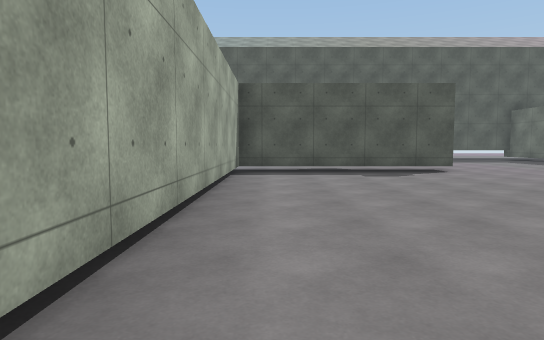
View 1 (above)

24 first-person views from a walk through a Unity game level. The camera is 1.3 m above the floor, tilts 4° down and sees 75° across. The floor is counted in squares, 2 m on a side. Each view is taken from the middle of a square. On the plan, view 1 faces up. The plan holds only what a view shows up to about 10 squares ahead; the rest is blank. The place goes on beyond the plan. The player is left out. Some surface patterns are stand-ins.

View 2
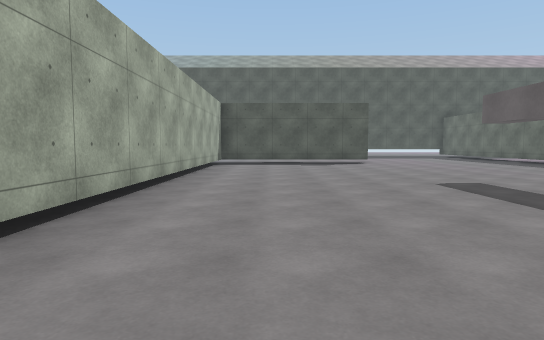

View 3
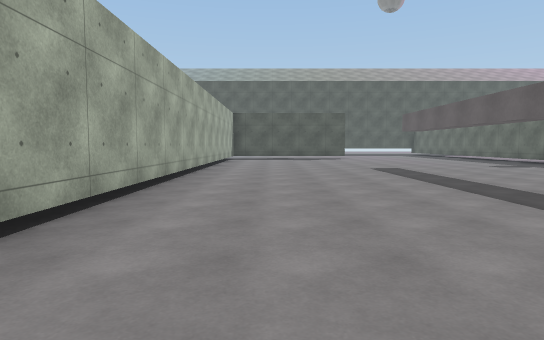

View 4
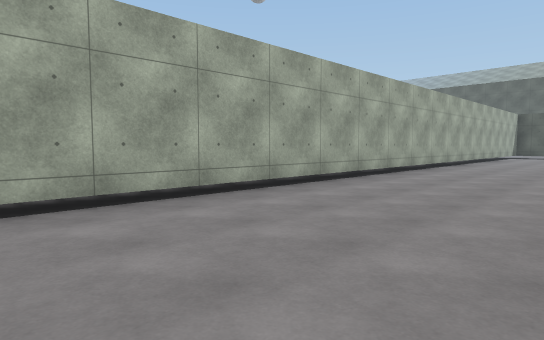

View 5
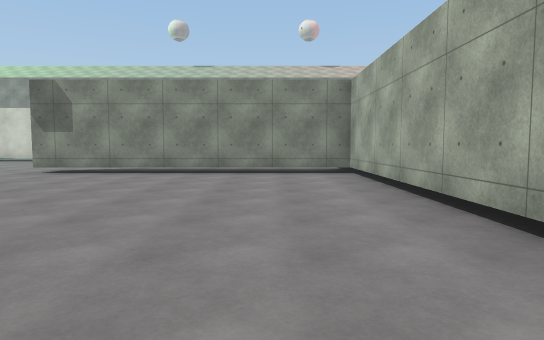

View 6
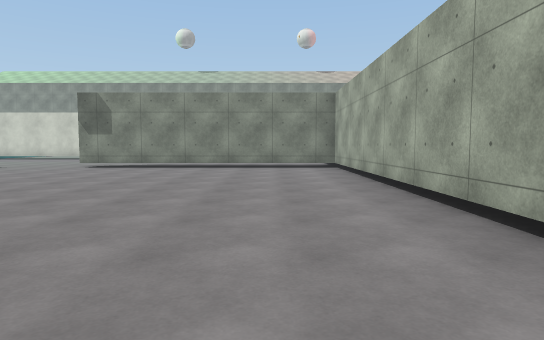

View 7
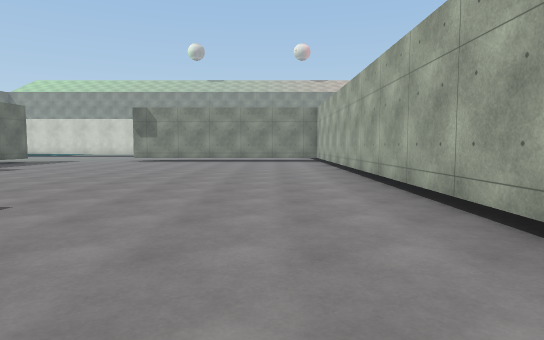

View 8
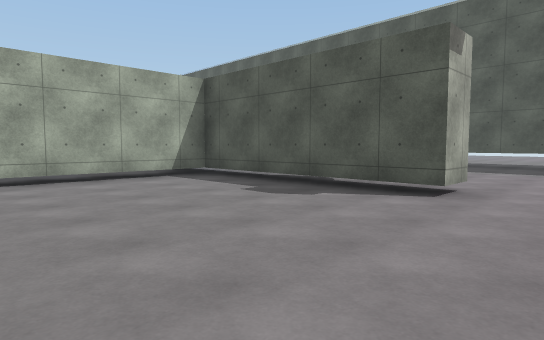

View 9
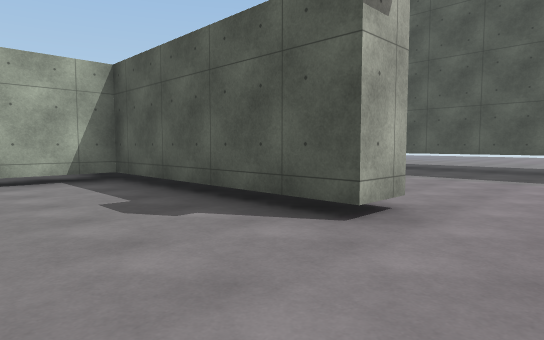

View 10
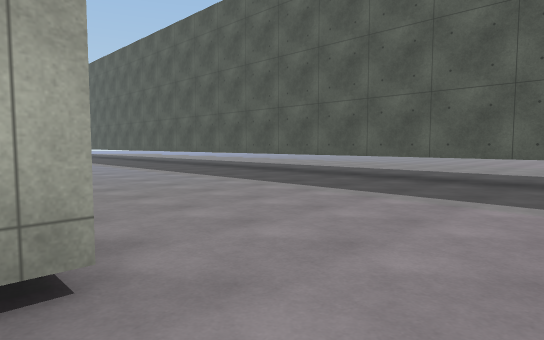

View 11
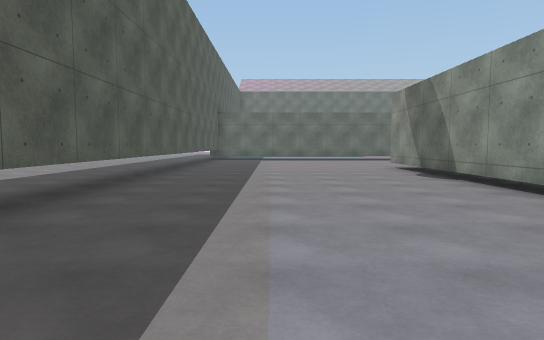

View 12
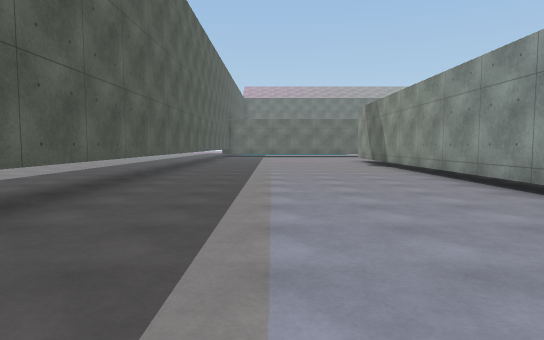

View 13
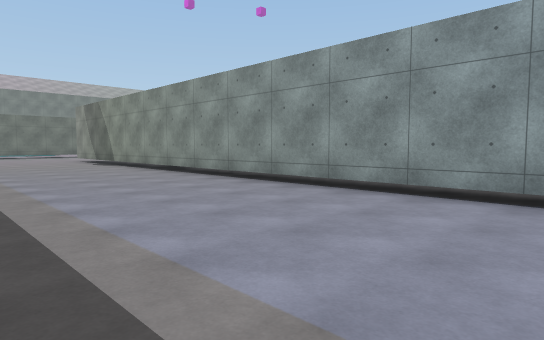

View 14
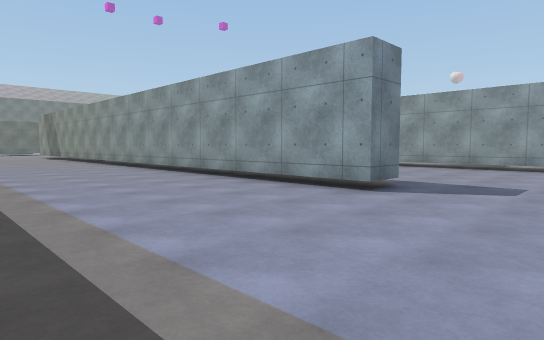

View 15
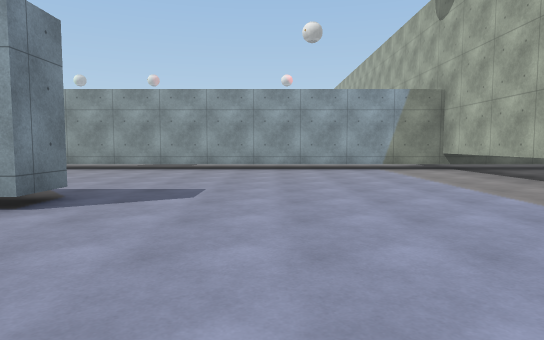

View 16
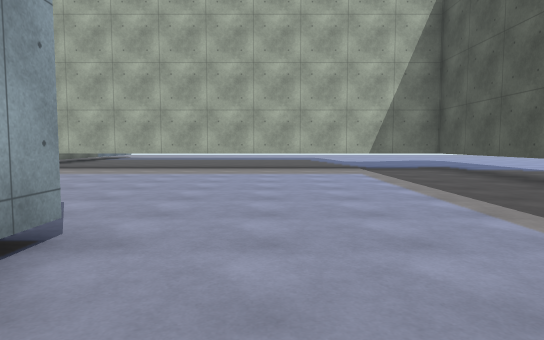

View 17
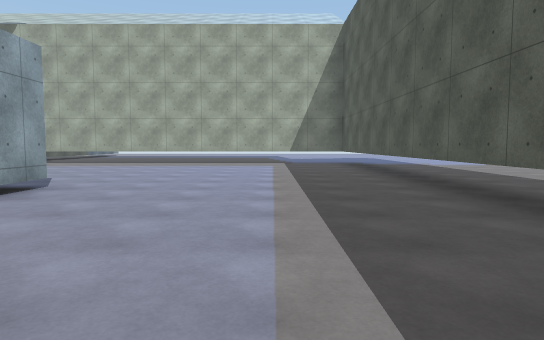

View 18
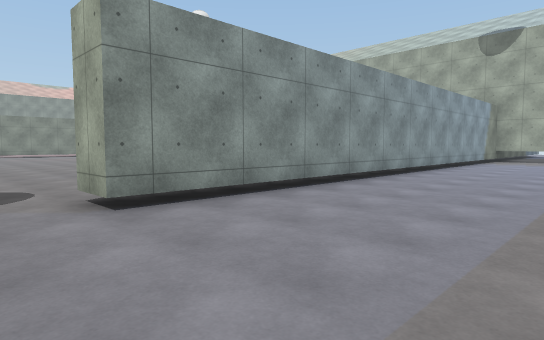

View 19
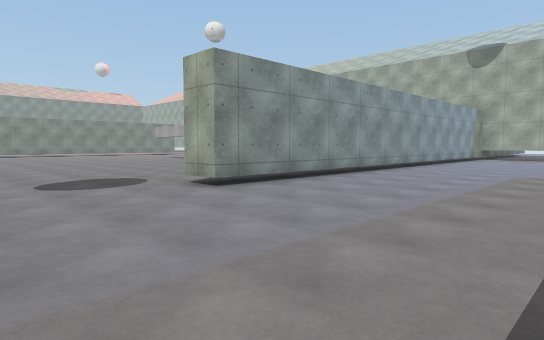

View 20
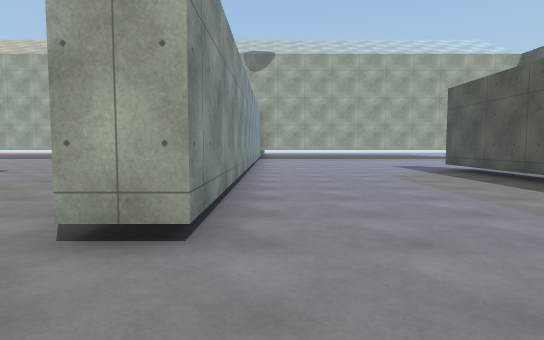

View 21
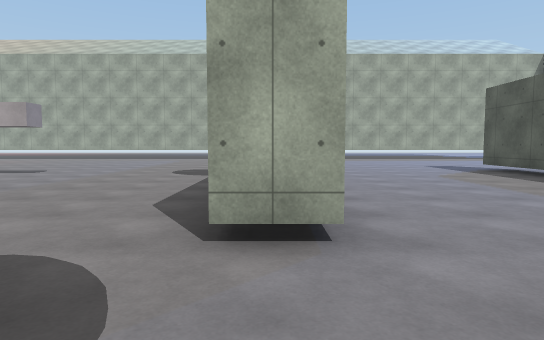

View 22
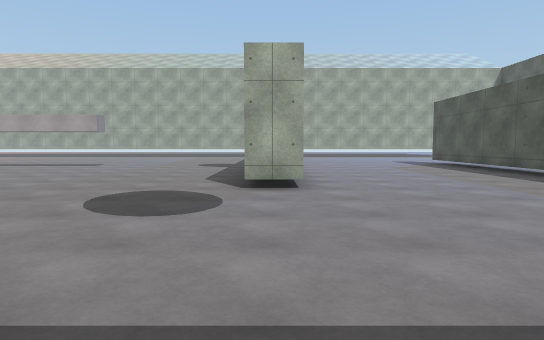

View 23
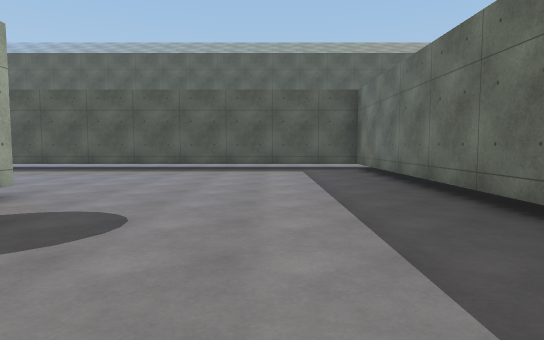

View 24
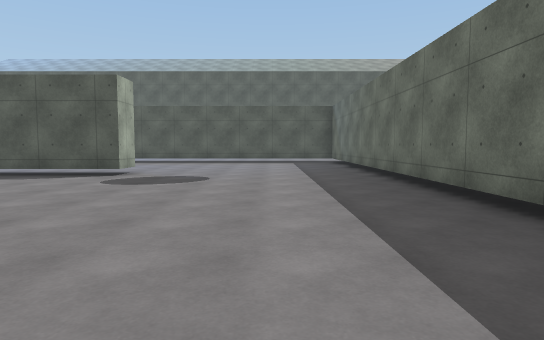

### Floor plan
Key: @ floor where view 1 was taken; # wall or solid block; . floor; T thing the floor can be seen under or through.
Columns run from 22 left of view 1 to 6 right of it. Each row starts with its distance up from view 1.
 16 ###########    #############
 15 #...........  ..............
 14 #...........................
 13 #............................
 12 #............................
 11 #............................
 10 #............................
  9 #.......TTTTTTTTT#####TTTTT..
  8 #....................#.......
  7 #....................#.......
  6 #....................#.......
  5 #....................#.......
  4 #....................#.......
  3 ###############......#.......
  2        .  ...........#.......
  1        ..............#.......
  0        ..............#@......
 -1        ..............#.......
 -2        ..............#.......
 -3        ..............#......
 -4        .. .. .. .....#.....
 -5                   . .#.....
 -6                     .#......
 -7                     .#.......
 -8                     .#.......
 -9                     .#.......
-10                     .#.......
-11                     .#.......
-12                      #.......
-13                      #.......
-14                      #.......
-15                      #.......
-16                      ########
-17                       .......

Positions as (right, up) in squares from view 1, and headings:
1: (0, 0), facing up
2: (1, -4), facing up
3: (1, -8), facing up
4: (3, -12), facing up-left
5: (1, -7), facing down
6: (1, -5), facing down
7: (1, -1), facing down
8: (6, 4), facing up-left
9: (6, 6), facing up-left
10: (6, 9), facing up-left
11: (-6, 13), facing right
12: (-10, 13), facing right
13: (-11, 14), facing down-right
14: (-17, 14), facing down-right
15: (-17, 13), facing down
16: (-12, 11), facing left
17: (-9, 13), facing left
18: (-6, 7), facing down-left
19: (-4, 8), facing down-left
20: (-5, 4), facing left
21: (-5, 3), facing left
22: (-2, 3), facing left
23: (-4, -1), facing up
24: (-4, -5), facing up
